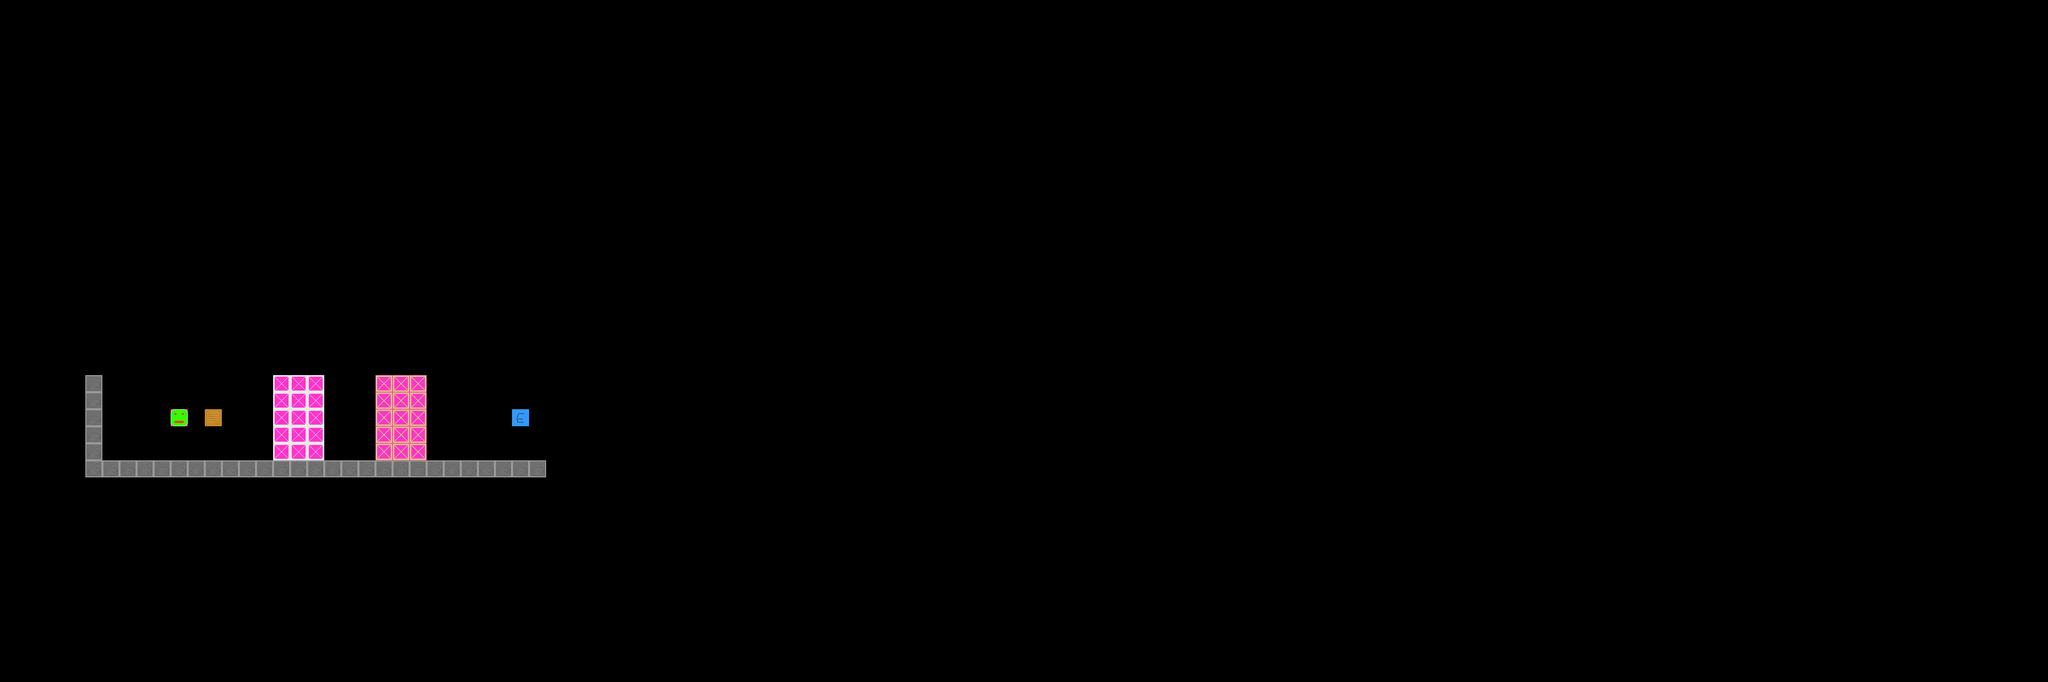

Below is a game level as drawn by its tile map, then a one-line description and the .tmx that defines it (tile-layer data replaced by summaries):
An orthogonal 120x40 tile map with 32x32 px tiles, 4 tile layers (other, down, middle, top).

<map version="1.0" tiledversion="1.0.2" orientation="orthogonal" renderorder="right-down" width="120" height="40" tilewidth="32" tileheight="32" nextobjectid="1">
 <tileset firstgid="1" source="tilessets.tsx" />
 <layer name="other" width="120" height="40">
  <data>[4800 cells, 1 non-empty, 1 distinct tile ids]</data>
 </layer>
 <layer name="down" width="120" height="40">
  <data>[4800 cells, 15 non-empty, 1 distinct tile ids]</data>
 </layer>
 <layer name="middle" width="120" height="40">
  <data>[4800 cells, 34 non-empty, 3 distinct tile ids]</data>
 </layer>
 <layer name="top" width="120" height="40">
  <data>[4800 cells, 15 non-empty, 1 distinct tile ids]</data>
 </layer>
</map>
